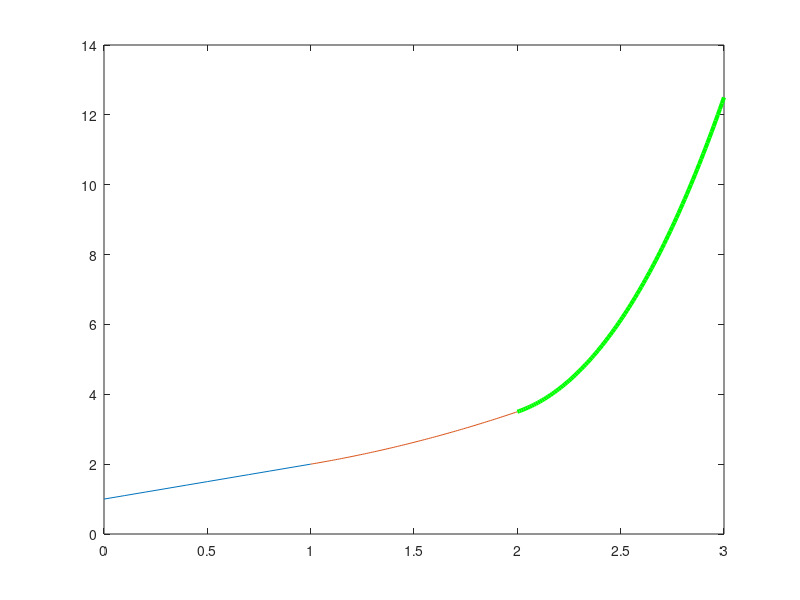

Write the MATLAB code that produced this figure.
%Creeaza vectorii de date si reprezinta grafic parabolele:
%y1=x1+1, x1=0:0.1:1;
%y2=x2.^2/2+1.5, x2=1:0.01:2;
%y3=x3.^3-10*x3+15.5, x3=2:0.01:3;

x1=0:0.1:1;
%a fost creat vectorul abscisa x1 ale carui elemente apartin intervalului %[0;1)
y1=x1+1;
%a fost creat vectorul ordonata y1 prin efectuarea formulei pentru fiecare element din vectorul x1,y1 avand acelasi numar de elemente ca x1

x2=1:0.01:2;
%a fost creat vectorul abscisa x2 ale carui elemente apartin intervalului [1;2]
y2=x2.^2/2+1.5;
%a fost creat vectorul ordonata y2 prin efectuarea formulei pentru fiecare element din vectorul x2,y2 avand acelasi numar de elemente ca x2

x3=2:0.01:3;
%a fost creat vectorul abscisa x3 ale carui elemente apartin intervalului (2;3]
y3=x3.^3-10*x3+15.5;
%a fost creat vectorul ordonata y3 prin efectuarea formulei pentru fiecare element din vectorul x3,y3 avand acelasi numar de elemente ca x3

plot(x1,y1,x2,y2,x3,y3,'Color','g','LineWidth',3);
%reprezentarea grafica a functiei in coordonate liniare cu linie de culoare verde  si de grosime 3